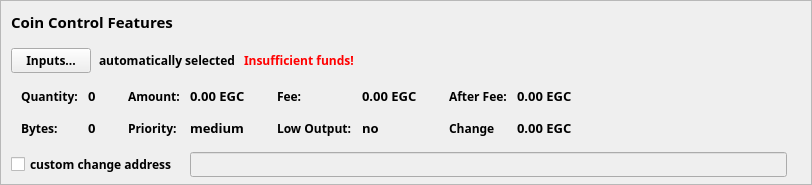
    <widget class="QFrame" name="frameCoinControl">
     <property name="sizePolicy">
      <sizepolicy hsizetype="Expanding" vsizetype="Expanding">
       <horstretch>0</horstretch>
       <verstretch>0</verstretch>
      </sizepolicy>
     </property>
     <property name="maximumSize">
      <size>
       <width>16777215</width>
       <height>16777215</height>
      </size>
     </property>
     <property name="font">
      <font>
       <family>Typola</family>
       <weight>75</weight>
       <bold>true</bold>
       <stylestrategy>PreferAntialias</stylestrategy>
      </font>
     </property>
     <property name="frameShape">
      <enum>QFrame::StyledPanel</enum>
     </property>
     <property name="frameShadow">
      <enum>QFrame::Sunken</enum>
     </property>
     <layout class="QVBoxLayout" name="verticalLayoutCoinControl2">
      <property name="spacing">
       <number>6</number>
      </property>
      <property name="leftMargin">
       <number>0</number>
      </property>
      <property name="topMargin">
       <number>0</number>
      </property>
      <property name="rightMargin">
       <number>0</number>
      </property>
      <property name="bottomMargin">
       <number>6</number>
      </property>
      <item>
       <layout class="QVBoxLayout" name="verticalLayoutCoinControl" stretch="0,0,0,0,1">
        <property name="spacing">
         <number>0</number>
        </property>
        <property name="leftMargin">
         <number>10</number>
        </property>
        <property name="topMargin">
         <number>10</number>
        </property>
        <item>
         <layout class="QHBoxLayout" name="horizontalLayoutCoinControl1">
          <property name="bottomMargin">
           <number>15</number>
          </property>
          <item>
           <widget class="QLabel" name="labelCoinControlFeatures">
            <property name="sizePolicy">
             <sizepolicy hsizetype="Preferred" vsizetype="Maximum">
              <horstretch>0</horstretch>
              <verstretch>0</verstretch>
             </sizepolicy>
            </property>
            <property name="font">
             <font>
              <family>Typola</family>
              <pointsize>11</pointsize>
              <weight>75</weight>
              <bold>true</bold>
              <stylestrategy>PreferAntialias</stylestrategy>
             </font>
            </property>
            <property name="styleSheet">
             <string notr="true">font-weight:bold;</string>
            </property>
            <property name="text">
             <string>Coin Control Features</string>
            </property>
           </widget>
          </item>
         </layout>
        </item>
        <item>
         <layout class="QHBoxLayout" name="horizontalLayoutCoinControl2" stretch="0,0,0,0">
          <property name="spacing">
           <number>8</number>
          </property>
          <property name="bottomMargin">
           <number>10</number>
          </property>
          <item>
           <widget class="QPushButton" name="pushButtonCoinControl">
            <property name="font">
             <font>
              <family>Typola</family>
              <weight>75</weight>
              <bold>true</bold>
              <stylestrategy>PreferAntialias</stylestrategy>
             </font>
            </property>
            <property name="styleSheet">
             <string notr="true"/>
            </property>
            <property name="text">
             <string>Inputs...</string>
            </property>
           </widget>
          </item>
          <item>
           <widget class="QLabel" name="labelCoinControlAutomaticallySelected">
            <property name="font">
             <font>
              <family>Typola</family>
              <weight>75</weight>
              <bold>true</bold>
              <stylestrategy>PreferAntialias</stylestrategy>
             </font>
            </property>
            <property name="text">
             <string>automatically selected</string>
            </property>
            <property name="margin">
             <number>5</number>
            </property>
           </widget>
          </item>
          <item>
           <widget class="QLabel" name="labelCoinControlInsuffFunds">
            <property name="font">
             <font>
              <family>Typola</family>
              <weight>75</weight>
              <bold>true</bold>
              <stylestrategy>PreferAntialias</stylestrategy>
             </font>
            </property>
            <property name="styleSheet">
             <string notr="true">color:red;font-weight:bold;</string>
            </property>
            <property name="text">
             <string>Insufficient funds!</string>
            </property>
            <property name="margin">
             <number>5</number>
            </property>
           </widget>
          </item>
          <item>
           <spacer name="horizontalSpacerCoinControl">
            <property name="font">
             <font>
              <family>Typola</family>
              <weight>75</weight>
              <bold>true</bold>
              <stylestrategy>PreferAntialias</stylestrategy>
             </font>
            </property>
            <property name="orientation">
             <enum>Qt::Horizontal</enum>
            </property>
            <property name="sizeHint" stdset="0">
             <size>
              <width>40</width>
              <height>1</height>
             </size>
            </property>
           </spacer>
          </item>
         </layout>
        </item>
        <item>
         <widget class="QWidget" name="widgetCoinControl" native="true">
          <property name="sizePolicy">
           <sizepolicy hsizetype="Preferred" vsizetype="Preferred">
            <horstretch>0</horstretch>
            <verstretch>0</verstretch>
           </sizepolicy>
          </property>
          <property name="minimumSize">
           <size>
            <width>0</width>
            <height>0</height>
           </size>
          </property>
          <property name="font">
           <font>
            <family>Typola</family>
            <weight>75</weight>
            <bold>true</bold>
            <stylestrategy>PreferAntialias</stylestrategy>
           </font>
          </property>
          <property name="styleSheet">
           <string notr="true"/>
          </property>
          <layout class="QHBoxLayout" name="horizontalLayoutCoinControl5">
           <property name="leftMargin">
            <number>0</number>
           </property>
           <property name="topMargin">
            <number>0</number>
           </property>
           <property name="rightMargin">
            <number>0</number>
           </property>
           <property name="bottomMargin">
            <number>0</number>
           </property>
           <item>
            <layout class="QHBoxLayout" name="horizontalLayoutCoinControl3" stretch="0,0,0,1">
             <property name="spacing">
              <number>20</number>
             </property>
             <property name="topMargin">
              <number>0</number>
             </property>
             <property name="bottomMargin">
              <number>10</number>
             </property>
             <item>
              <layout class="QFormLayout" name="formLayoutCoinControl1">
               <property name="horizontalSpacing">
                <number>10</number>
               </property>
               <property name="verticalSpacing">
                <number>14</number>
               </property>
               <property name="leftMargin">
                <number>10</number>
               </property>
               <property name="topMargin">
                <number>4</number>
               </property>
               <property name="rightMargin">
                <number>6</number>
               </property>
               <item row="0" column="0">
                <widget class="QLabel" name="labelCoinControlQuantityText">
                 <property name="font">
                  <font>
                   <family>Typola</family>
                   <weight>75</weight>
                   <bold>true</bold>
                   <stylestrategy>PreferAntialias</stylestrategy>
                  </font>
                 </property>
                 <property name="styleSheet">
                  <string notr="true">font-weight:bold;</string>
                 </property>
                 <property name="text">
                  <string>Quantity:</string>
                 </property>
                 <property name="margin">
                  <number>0</number>
                 </property>
                </widget>
               </item>
               <item row="0" column="1">
                <widget class="QLabel" name="labelCoinControlQuantity">
                 <property name="font">
                  <font>
                   <family>Typola</family>
                   <pointsize>10</pointsize>
                   <weight>75</weight>
                   <bold>true</bold>
                   <stylestrategy>PreferAntialias</stylestrategy>
                  </font>
                 </property>
                 <property name="cursor">
                  <cursorShape>IBeamCursor</cursorShape>
                 </property>
                 <property name="contextMenuPolicy">
                  <enum>Qt::ActionsContextMenu</enum>
                 </property>
                 <property name="text">
                  <string>0</string>
                 </property>
                 <property name="margin">
                  <number>0</number>
                 </property>
                 <property name="textInteractionFlags">
                  <set>Qt::LinksAccessibleByMouse|Qt::TextSelectableByKeyboard|Qt::TextSelectableByMouse</set>
                 </property>
                </widget>
               </item>
               <item row="1" column="0">
                <widget class="QLabel" name="labelCoinControlBytesText">
                 <property name="font">
                  <font>
                   <family>Typola</family>
                   <weight>75</weight>
                   <bold>true</bold>
                   <stylestrategy>PreferAntialias</stylestrategy>
                  </font>
                 </property>
                 <property name="styleSheet">
                  <string notr="true">font-weight:bold;</string>
                 </property>
                 <property name="text">
                  <string>Bytes:</string>
                 </property>
                </widget>
               </item>
               <item row="1" column="1">
                <widget class="QLabel" name="labelCoinControlBytes">
                 <property name="font">
                  <font>
                   <family>Typola</family>
                   <pointsize>10</pointsize>
                   <weight>75</weight>
                   <bold>true</bold>
                   <stylestrategy>PreferAntialias</stylestrategy>
                  </font>
                 </property>
                 <property name="cursor">
                  <cursorShape>IBeamCursor</cursorShape>
                 </property>
                 <property name="contextMenuPolicy">
                  <enum>Qt::ActionsContextMenu</enum>
                 </property>
                 <property name="text">
                  <string>0</string>
                 </property>
                 <property name="textInteractionFlags">
                  <set>Qt::LinksAccessibleByMouse|Qt::TextSelectableByKeyboard|Qt::TextSelectableByMouse</set>
                 </property>
                </widget>
               </item>
              </layout>
             </item>
             <item>
              <layout class="QFormLayout" name="formLayoutCoinControl2">
               <property name="horizontalSpacing">
                <number>10</number>
               </property>
               <property name="verticalSpacing">
                <number>14</number>
               </property>
               <property name="leftMargin">
                <number>6</number>
               </property>
               <property name="topMargin">
                <number>4</number>
               </property>
               <property name="rightMargin">
                <number>6</number>
               </property>
               <item row="0" column="0">
                <widget class="QLabel" name="labelCoinControlAmountText">
                 <property name="font">
                  <font>
                   <family>Typola</family>
                   <weight>75</weight>
                   <bold>true</bold>
                   <stylestrategy>PreferAntialias</stylestrategy>
                  </font>
                 </property>
                 <property name="styleSheet">
                  <string notr="true">font-weight:bold;</string>
                 </property>
                 <property name="text">
                  <string>Amount:</string>
                 </property>
                 <property name="margin">
                  <number>0</number>
                 </property>
                </widget>
               </item>
               <item row="0" column="1">
                <widget class="QLabel" name="labelCoinControlAmount">
                 <property name="font">
                  <font>
                   <family>Typola</family>
                   <pointsize>10</pointsize>
                   <weight>75</weight>
                   <bold>true</bold>
                   <stylestrategy>PreferAntialias</stylestrategy>
                  </font>
                 </property>
                 <property name="cursor">
                  <cursorShape>IBeamCursor</cursorShape>
                 </property>
                 <property name="contextMenuPolicy">
                  <enum>Qt::ActionsContextMenu</enum>
                 </property>
                 <property name="text">
                  <string>0.00 EGC</string>
                 </property>
                 <property name="textInteractionFlags">
                  <set>Qt::LinksAccessibleByMouse|Qt::TextSelectableByKeyboard|Qt::TextSelectableByMouse</set>
                 </property>
                </widget>
               </item>
               <item row="1" column="0">
                <widget class="QLabel" name="labelCoinControlPriorityText">
                 <property name="font">
                  <font>
                   <family>Typola</family>
                   <weight>75</weight>
                   <bold>true</bold>
                   <stylestrategy>PreferAntialias</stylestrategy>
                  </font>
                 </property>
                 <property name="styleSheet">
                  <string notr="true">font-weight:bold;</string>
                 </property>
                 <property name="text">
                  <string>Priority:</string>
                 </property>
                </widget>
               </item>
               <item row="1" column="1">
                <widget class="QLabel" name="labelCoinControlPriority">
                 <property name="font">
                  <font>
                   <family>Typola</family>
                   <pointsize>10</pointsize>
                   <weight>75</weight>
                   <bold>true</bold>
                   <stylestrategy>PreferAntialias</stylestrategy>
                  </font>
                 </property>
                 <property name="cursor">
                  <cursorShape>IBeamCursor</cursorShape>
                 </property>
                 <property name="contextMenuPolicy">
                  <enum>Qt::ActionsContextMenu</enum>
                 </property>
                 <property name="text">
                  <string>medium</string>
                 </property>
                 <property name="textInteractionFlags">
                  <set>Qt::LinksAccessibleByMouse|Qt::TextSelectableByKeyboard|Qt::TextSelectableByMouse</set>
                 </property>
                </widget>
               </item>
              </layout>
             </item>
             <item>
              <layout class="QFormLayout" name="formLayoutCoinControl3">
               <property name="horizontalSpacing">
                <number>10</number>
               </property>
               <property name="verticalSpacing">
                <number>14</number>
               </property>
               <property name="leftMargin">
                <number>6</number>
               </property>
               <property name="topMargin">
                <number>4</number>
               </property>
               <property name="rightMargin">
                <number>6</number>
               </property>
               <item row="0" column="0">
                <widget class="QLabel" name="labelCoinControlFeeText">
                 <property name="font">
                  <font>
                   <family>Typola</family>
                   <weight>75</weight>
                   <bold>true</bold>
                   <stylestrategy>PreferAntialias</stylestrategy>
                  </font>
                 </property>
                 <property name="styleSheet">
                  <string notr="true">font-weight:bold;</string>
                 </property>
                 <property name="text">
                  <string>Fee:</string>
                 </property>
                 <property name="margin">
                  <number>0</number>
                 </property>
                </widget>
               </item>
               <item row="0" column="1">
                <widget class="QLabel" name="labelCoinControlFee">
                 <property name="font">
                  <font>
                   <family>Typola</family>
                   <pointsize>10</pointsize>
                   <weight>75</weight>
                   <bold>true</bold>
                   <stylestrategy>PreferAntialias</stylestrategy>
                  </font>
                 </property>
                 <property name="cursor">
                  <cursorShape>IBeamCursor</cursorShape>
                 </property>
                 <property name="contextMenuPolicy">
                  <enum>Qt::ActionsContextMenu</enum>
                 </property>
                 <property name="text">
                  <string>0.00 EGC</string>
                 </property>
                 <property name="textInteractionFlags">
                  <set>Qt::LinksAccessibleByMouse|Qt::TextSelectableByKeyboard|Qt::TextSelectableByMouse</set>
                 </property>
                </widget>
               </item>
               <item row="1" column="0">
                <widget class="QLabel" name="labelCoinControlLowOutputText">
                 <property name="font">
                  <font>
                   <family>Typola</family>
                   <weight>75</weight>
                   <bold>true</bold>
                   <stylestrategy>PreferAntialias</stylestrategy>
                  </font>
                 </property>
                 <property name="styleSheet">
                  <string notr="true">font-weight:bold;</string>
                 </property>
                 <property name="text">
                  <string>Low Output:</string>
                 </property>
                </widget>
               </item>
               <item row="1" column="1">
                <widget class="QLabel" name="labelCoinControlLowOutput">
                 <property name="font">
                  <font>
                   <family>Typola</family>
                   <pointsize>10</pointsize>
                   <weight>75</weight>
                   <bold>true</bold>
                   <stylestrategy>PreferAntialias</stylestrategy>
                  </font>
                 </property>
                 <property name="cursor">
                  <cursorShape>IBeamCursor</cursorShape>
                 </property>
                 <property name="contextMenuPolicy">
                  <enum>Qt::ActionsContextMenu</enum>
                 </property>
                 <property name="text">
                  <string>no</string>
                 </property>
                 <property name="textInteractionFlags">
                  <set>Qt::LinksAccessibleByMouse|Qt::TextSelectableByKeyboard|Qt::TextSelectableByMouse</set>
                 </property>
                </widget>
               </item>
              </layout>
             </item>
             <item>
              <layout class="QFormLayout" name="formLayoutCoinControl4">
               <property name="horizontalSpacing">
                <number>10</number>
               </property>
               <property name="verticalSpacing">
                <number>14</number>
               </property>
               <property name="leftMargin">
                <number>6</number>
               </property>
               <property name="topMargin">
                <number>4</number>
               </property>
               <property name="rightMargin">
                <number>6</number>
               </property>
               <item row="0" column="0">
                <widget class="QLabel" name="labelCoinControlAfterFeeText">
                 <property name="font">
                  <font>
                   <family>Typola</family>
                   <weight>75</weight>
                   <bold>true</bold>
                   <stylestrategy>PreferAntialias</stylestrategy>
                  </font>
                 </property>
                 <property name="styleSheet">
                  <string notr="true">font-weight:bold;</string>
                 </property>
                 <property name="text">
                  <string>After Fee:</string>
                 </property>
                 <property name="margin">
                  <number>0</number>
                 </property>
                </widget>
               </item>
               <item row="0" column="1">
                <widget class="QLabel" name="labelCoinControlAfterFee">
                 <property name="font">
                  <font>
                   <family>Typola</family>
                   <pointsize>10</pointsize>
                   <weight>75</weight>
                   <bold>true</bold>
                   <stylestrategy>PreferAntialias</stylestrategy>
                  </font>
                 </property>
                 <property name="cursor">
                  <cursorShape>IBeamCursor</cursorShape>
                 </property>
                 <property name="contextMenuPolicy">
                  <enum>Qt::ActionsContextMenu</enum>
                 </property>
                 <property name="text">
                  <string>0.00 EGC</string>
                 </property>
                 <property name="textInteractionFlags">
                  <set>Qt::LinksAccessibleByMouse|Qt::TextSelectableByKeyboard|Qt::TextSelectableByMouse</set>
                 </property>
                </widget>
               </item>
               <item row="1" column="0">
                <widget class="QLabel" name="labelCoinControlChangeText">
                 <property name="font">
                  <font>
                   <family>Typola</family>
                   <weight>75</weight>
                   <bold>true</bold>
                   <stylestrategy>PreferAntialias</stylestrategy>
                  </font>
                 </property>
                 <property name="styleSheet">
                  <string notr="true">font-weight:bold;</string>
                 </property>
                 <property name="text">
                  <string>Change</string>
                 </property>
                </widget>
               </item>
               <item row="1" column="1">
                <widget class="QLabel" name="labelCoinControlChange">
                 <property name="font">
                  <font>
                   <family>Typola</family>
                   <pointsize>10</pointsize>
                   <weight>75</weight>
                   <bold>true</bold>
                   <stylestrategy>PreferAntialias</stylestrategy>
                  </font>
                 </property>
                 <property name="cursor">
                  <cursorShape>IBeamCursor</cursorShape>
                 </property>
                 <property name="contextMenuPolicy">
                  <enum>Qt::ActionsContextMenu</enum>
                 </property>
                 <property name="text">
                  <string>0.00 EGC</string>
                 </property>
                 <property name="textInteractionFlags">
                  <set>Qt::LinksAccessibleByMouse|Qt::TextSelectableByKeyboard|Qt::TextSelectableByMouse</set>
                 </property>
                </widget>
               </item>
              </layout>
             </item>
            </layout>
           </item>
          </layout>
         </widget>
        </item>
        <item>
         <layout class="QHBoxLayout" name="horizontalLayoutCoinControl4" stretch="0,0,0">
          <property name="spacing">
           <number>12</number>
          </property>
          <property name="sizeConstraint">
           <enum>QLayout::SetDefaultConstraint</enum>
          </property>
          <property name="topMargin">
           <number>5</number>
          </property>
          <property name="rightMargin">
           <number>5</number>
          </property>
          <item>
           <widget class="QCheckBox" name="checkBoxCoinControlChange">
            <property name="font">
             <font>
              <family>Typola</family>
              <weight>75</weight>
              <bold>true</bold>
              <stylestrategy>PreferAntialias</stylestrategy>
             </font>
            </property>
            <property name="text">
             <string>custom change address</string>
            </property>
           </widget>
          </item>
          <item>
           <widget class="QLineEdit" name="lineEditCoinControlChange">
            <property name="enabled">
             <bool>false</bool>
            </property>
            <property name="sizePolicy">
             <sizepolicy hsizetype="Expanding" vsizetype="Fixed">
              <horstretch>0</horstretch>
              <verstretch>0</verstretch>
             </sizepolicy>
            </property>
            <property name="font">
             <font>
              <family>Typola</family>
              <weight>75</weight>
              <bold>true</bold>
              <stylestrategy>PreferAntialias</stylestrategy>
             </font>
            </property>
           </widget>
          </item>
          <item>
           <widget class="QLabel" name="labelCoinControlChangeLabel">
            <property name="sizePolicy">
             <sizepolicy hsizetype="Preferred" vsizetype="Expanding">
              <horstretch>0</horstretch>
              <verstretch>0</verstretch>
             </sizepolicy>
            </property>
            <property name="minimumSize">
             <size>
              <width>0</width>
              <height>0</height>
             </size>
            </property>
            <property name="font">
             <font>
              <family>Typola</family>
              <weight>75</weight>
              <bold>true</bold>
              <stylestrategy>PreferAntialias</stylestrategy>
             </font>
            </property>
            <property name="text">
             <string/>
            </property>
            <property name="margin">
             <number>3</number>
            </property>
           </widget>
          </item>
         </layout>
        </item>
        <item>
         <spacer name="verticalSpacerCoinControl">
          <property name="font">
           <font>
            <family>Typola</family>
            <weight>75</weight>
            <bold>true</bold>
            <stylestrategy>PreferAntialias</stylestrategy>
           </font>
          </property>
          <property name="orientation">
           <enum>Qt::Vertical</enum>
          </property>
          <property name="sizeHint" stdset="0">
           <size>
            <width>800</width>
            <height>1</height>
           </size>
          </property>
         </spacer>
        </item>
       </layout>
      </item>
     </layout>
    </widget>
